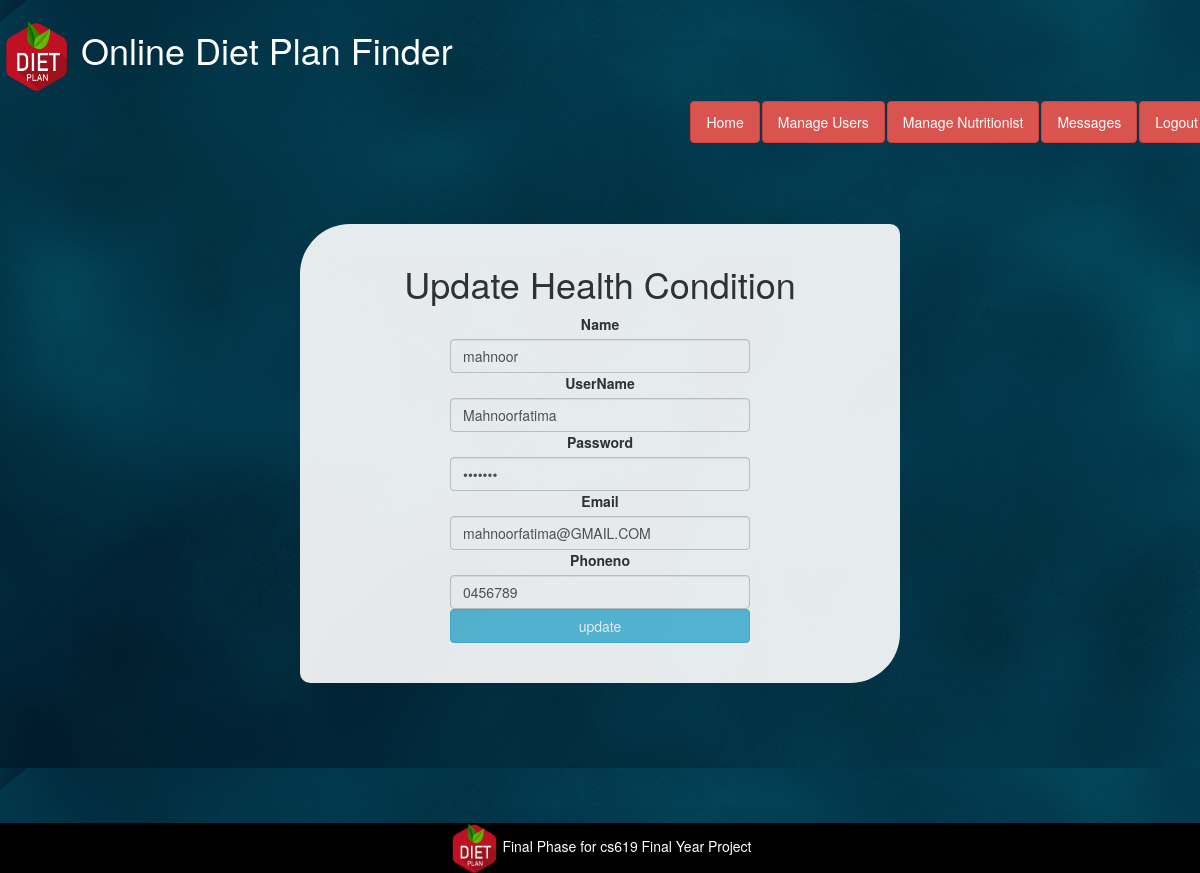
The page /update_user_admin.php?UID=19 (signed in) on the database its author committed.
### tables this page shows
CREATE TABLE IF NOT EXISTS `user` (
  `UID` int(11) NOT NULL AUTO_INCREMENT,
  `name` varchar(20) NOT NULL,
  `username` varchar(100) NOT NULL,
  `phone` varchar(13) NOT NULL,
  `email` varchar(50) NOT NULL,
  `password` varchar(20) NOT NULL,
  `type` varchar(30) NOT NULL,
  `status` varchar(30) NOT NULL,
  `pic` varchar(500) DEFAULT NULL,
  `intro` varchar(1000) DEFAULT NULL,
  `qualification` varchar(200) DEFAULT NULL,
  `experience` varchar(400) DEFAULT NULL,
  PRIMARY KEY (`UID`)
);

### update_user_admin.php (the view, shortened to what this page needs)
 <!DOCTYPE html>
<html lang="en">
  <head>
    <link rel="stylesheet" href="https://cdnjs.cloudflare.com/ajax/libs/font-awesome/4.7.0/css/font-awesome.min.css">
    <link href="css/bootstrap.min.css" rel="stylesheet">
<link rel="stylesheet" href="https://maxcdn.bootstrapcdn.com/bootstrap/3.4.1/css/bootstrap.min.css">
  </head>
  <body  >
  <div class="navbar" style="background-color: url(img/baC.jpg)"  >
     <header><b><a href="admin.php"> <h1 style="color:white" ><img src="img/logo1.png" width="70px" height="70px"> Online Diet Plan Finder</h1></a></header>
                     <ul class="nav nav-pills navbar-right">
                                                      <li><a style="color:white" class="btn btn-danger" href="admin.php" >Home</a></li>
                                                      <li><a style="color:white" class="btn btn-danger" href="manage_users.php" >Manage Users</a></li>
                                                      <li><a style="color:white" class="btn btn-danger" href="manage_nutritionist.php" >Manage Nutritionist</a></li>
                                                      <li><a style="color:white" class="btn btn-danger" href="admin_messages.php" >Messages</a></li>
                                                      <li><a href="logout.php" style="color:white" class="btn btn-danger" style="color:white" >Logout</a></li>
                            </ul>
        </div>
 <span style="background-image: url(img/baC.jpg)">
<body>
<?php
if(isset($_GET['UID'])){
  $UID=$_GET['UID'];
  $db=mysqli_connect('localhost','root','','diet');
  $sql="select * from user where UID=$UID ";
  $result=mysqli_query($db,$sql);
while($row=mysqli_fetch_assoc($result)){
$name=$row['name'];
$username=$row['username'];
$phone=$row['phone'];
$email=$row['email'];
$password=$row['password'];
  }
}
?>
<br><br><br>
 <center> <div style="background-color:WHITE;opacity:0.9;width:50%;border-radius: 50px 10px;"><br>  <h1> Update Health Condition </h1>
 <form method="POST" style="width:300px">
  <label>Name</label>
<input type="text" name="name" class="form-control" Value="<?php  echo @$name ?>"  minlength="3" maxlength="100"  onkeydown="return /[a-zA-Z]/i.test(event.key)"    title="min 3 and max 100 characters allowed (only alphabets) " required>
<label>UserName</label>
     <input type="text" name="username" class="form-control" Value="<?php  echo @$username ?>"  minlength="8" maxlength="100"  onkeydown="return /[a-zA-Z0-9-]/i.test(event.key)"  title="min 8 and max 100 characters allowed (only alphabets and numbers with no special Character) " required>
     <label>Password</label>
<input type="password" name="password" class="form-control" Value="<?php  echo @$password ?>" minlength="8" maxlength="20" title="min 8 and max 20 characters allowed  " required>
<label>Email</label>
    <input type="email" name="email" class="form-control" Value="<?php  echo @$email ?>" title="enter valid email address" required>
    <label>Phoneno</label>    <input type="number" name="phoneno" class="form-control" Value="<?php  echo @$phone ?>"  title="enter valid PhoneNo"  pattern="[0-9]{4}-[0-9]{2}-[0-9]{2}-[0-9]{3}" required>
   <input type="submit" name="update" value="update" class="btn btn-info" style="width:300px">
   <br><br><br>
</form>
</center>
</body>
<br><Br><Br><br><br><br><Br>
<footer style="background-color:black;height:25%">
<center>
  <img src="img/logo1.png" height="50px" width="50px">
<a href="index.php" style="color:white">Final Phase for cs619 Final Year Project </a>
</center>
</footer>
</html>

### update_user_admin.php (style rules this page uses)
body { background-image: url(img/baC.jpg); }

### rows shown on the page
user: name "mahnoor", username "Mahnoorfatima", email "mahnoorfatima@GMAIL.COM", phoneno "0456789"
